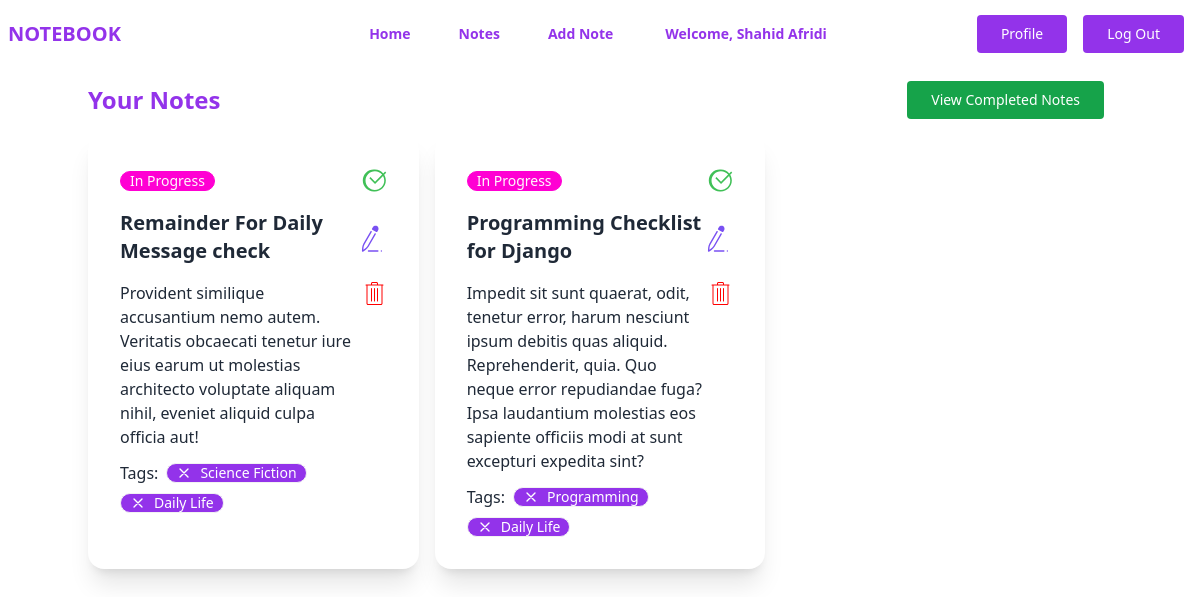
Before: /notes/ (signed in) with the older database file.
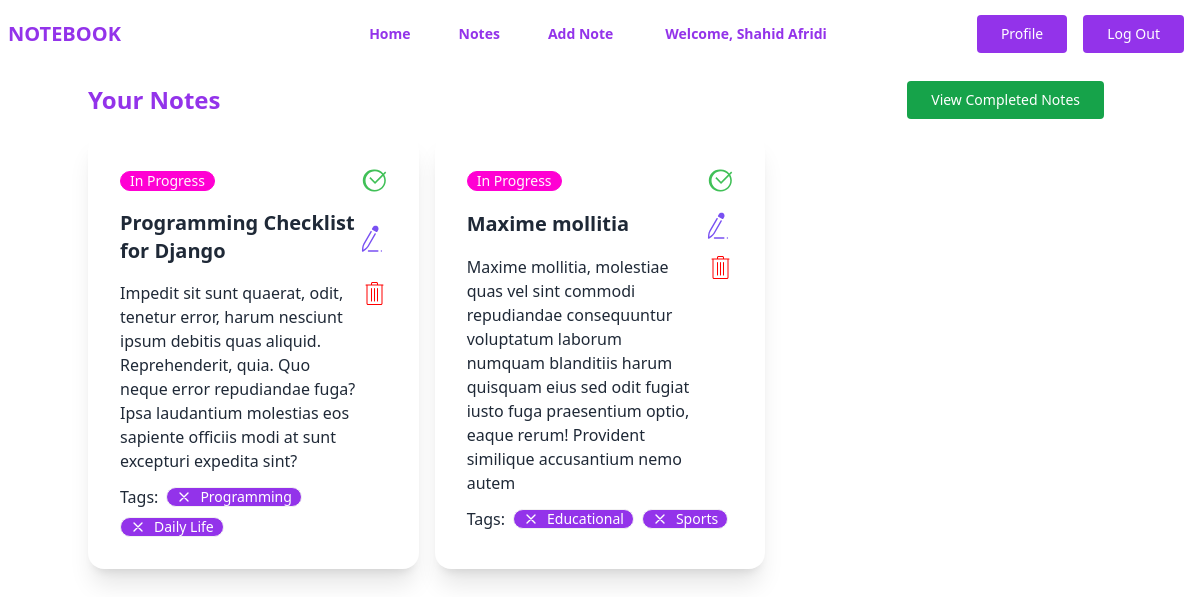
After: the same page with the newer database file.
### notes/models.py (models this page shows, shortened)
class Note(models.Model):
    title = models.CharField(max_length = 100)
    description = models.TextField(max_length = 500)
    tags = models.ManyToManyField(Tag)
    status = models.IntegerField(choices = STATUS, default= 1)
    created_on = models.DateTimeField(auto_now_add = True)
    deadline = models.DateTimeField(blank = True, null = True)
    user = models.ForeignKey(User, related_name='users', on_delete = models.CASCADE)
    class Meta:
        ordering = ['created_on']

class Tag(models.Model):
    name = models.CharField(max_length=100, unique=True)
    def __str__(self):
        return self.name

### notes/views.py (the view)
# urls.py: path('', AllNotesView.as_view(), name='notes'),
class AllNotesView(LoginRequiredMixin, ListView):
    template_name = 'notes/note.html'
    model = Note
    context_object_name = 'notes'
    def get_queryset(self):
        queryset = Note.objects.filter(user=self.request.user, status = 1)
        return queryset

### notes/templates/notes/note.html (shortened to what this page needs)
{% extends "base.html" %}
{% load static %}
{% block content %}
    <div class="flex justify-between items-center">
        <h2 class="text-purple-600 text-2xl font-bold my-4">Your Notes</h2>
        {% if 'completed' not in request.path %}
            <a href="{% url 'completed' %}" class="mx-2 inline-block font-medium text-sm px-6 py-3 leading-none bg-green-600 rounded text-white border-white hover:border-transparent hover:text-dark hover:bg-green-700 mt-4 lg:mt-0">View Completed Notes</a>
        {% else %}
            <a href="{% url 'notes' %}" class="mx-2 inline-block font-medium text-sm px-6 py-3 leading-none bg-[#D300FF] rounded text-white border-white hover:border-transparent hover:text-dark hover:bg-[#9d2bb4] mt-4 lg:mt-0">View In Progress Notes</a>
        {% endif %}
    </div>
    <div class="grid sm:grid-cols-1 md:grid-cols-3 gap-4">
        {% for note in notes %}
            <div class="card bg-base-100 shadow-xl">
                <div class="card-body">
                    <div class="flex justify-between items-center py-1">
                        <div class="badge {% if note.status == 1 %}badge-secondary {% else %} badge-success {% endif %}">{% if note.status == 1 %}In Progress {% else %} Completed {% endif %}</div>
                        <div class="tooltip" data-tip="Mark as Complete">
                            <a class="{% if note.status == 2 %}btn-disabled{% endif %}" href="{% url "complete" note.id %}">
                            </a>
                        </div>
                    </div>
                    <div class="flex justify-between items-center py-1">
                        <h2 class="card-title {% if note.status == 2 %}line-through{% endif %}">{{note.title}}</h2>
                    <div class="tooltip" data-tip="Edit Note">
                        <a href="{% url "edit_note" note.id %}">
                        </a>
                    </div>
                    </div>
                    <div class="flex justify-between py-1">
                        <p class="pr-1">{{note.description}}</p>
                        <div class="tooltip" data-tip="Delete Note">
                        <a  href="{% url "delete_note" note.id %}" >
                        </a>
                    </div>
                    </div>
                    <div class="flex flex-wrap items-center gap-2">
                        Tags:
                        {% for tag in note.tags.all %}
                        <div class="badge bg-purple-600 text-white gap-2">
                            <svg xmlns="http://www.w3.org/2000/svg" fill="none" viewBox="0 0 24 24" class="inline-block w-4 h-4 stroke-current"><path stroke-linecap="round" stroke-linejoin="round" stroke-width="2" d="M6 18L18 6M6 6l12 12"></path></svg>
                            {{tag}}
                        </div>
                        {% endfor %}
                    </div>
                </div>
            </div>
        {% endfor %}
    </div>
{% endblock content %}

Changed rows visible on the page:
no longer on this page (row edited): Note: status "In Progress", title "Remainder For Daily Message check", description "Provident similique accusantium nemo autem. Veritatis obcaecati tenetur iure eius earum ut molestias architecto voluptate aliquam nihil, eveniet aliquid culpa officia aut!", Tag (name "Daily Life")
no longer on this page (row unchanged): Tag: name "Science Fiction", shown under "Remainder For Daily Message check"
added Note: status "In Progress", title "Maxime mollitia", description "Maxime mollitia, molestiae quas vel sint commodi repudiandae consequuntur voluptatum laborum numquam blanditiis harum quisquam eius sed odit fugiat iusto fuga praesentium optio, eaque rerum! Provident similique accusantium nemo autem"
now on this page (row unchanged): Tag: name "Educational", shown under "Maxime mollitia"
now on this page (row unchanged): Tag: name "Sports", shown under "Maxime mollitia"
